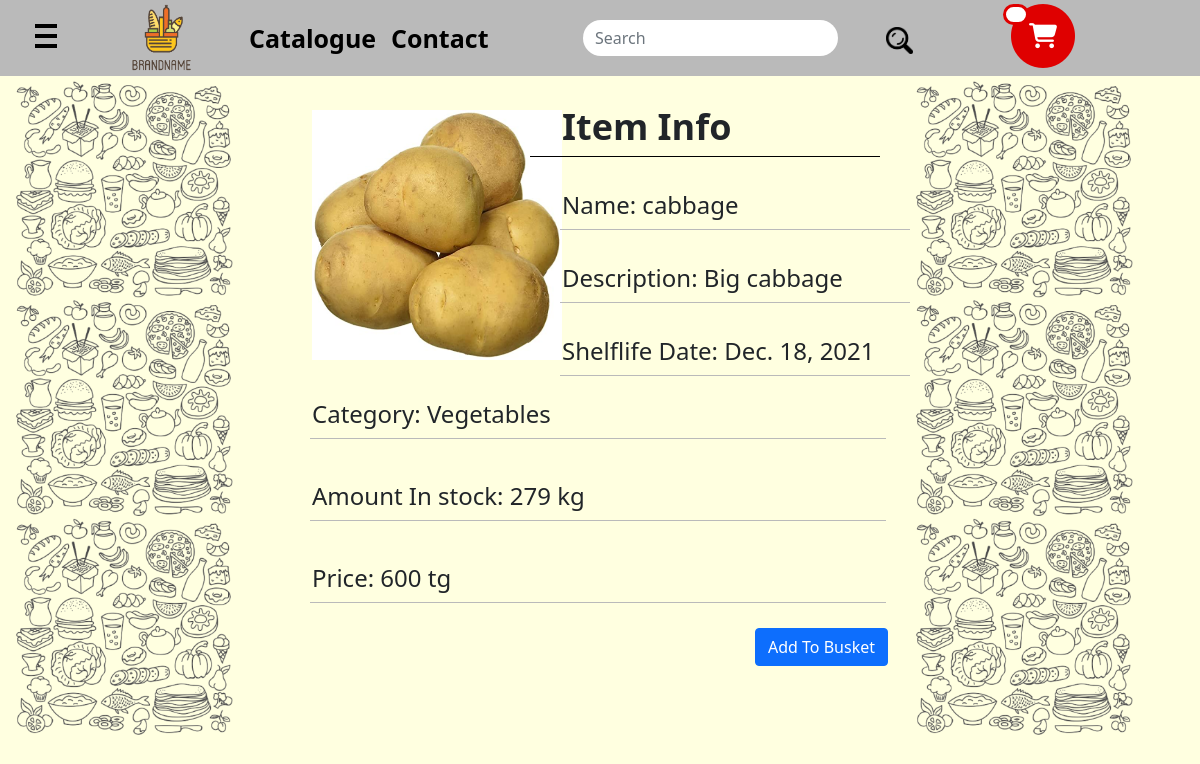
/item/8, run on the app's committed database.
### market/models.py (models this page shows, shortened)
class Item(models.Model):
    image = models.ImageField(upload_to="item_image")
    name = models.CharField("item_name", max_length=255)
    description = models.CharField(max_length=500)
    added_date = models.DateTimeField("added_date", default=now)
    shelflife_date = models.DateField("shelflife_date", default=now)
    amount_in_stock = models.IntegerField(name="amount_in_stock", default=0)
    price = models.IntegerField(name="price", default=0)
    measure = models.CharField("measure", max_length=100, blank=True)
    category = models.ForeignKey(Category, on_delete=models.CASCADE)
    class Meta:
        verbose_name = "Item"
        verbose_name_plural = "Items"

class Category(models.Model):
    name = models.CharField("category_name", max_length=100)
    image = models.ImageField(upload_to="category_image", blank=True)
    class Meta:
        verbose_name = "Category"
        verbose_name_plural = "Categories"

### market/views.py (the view)
# urls.py: path('item/<item_id>', views.item_info, name='item_info'),
def item_info(request, item_id):
    return render(request, 'market/item_page.html', {'item': Item.objects.get(id=item_id)})

### market/templates/market/item_page.html (shortened to what this page needs)
{% extends 'market/base.html' %}
{% load static %}
{% block content %}
    <div class="row">
        <div class="col-3">
            <img style="padding: 0px; width: 80%; margin-top: 80px" src="{% static 'market/images/side_background.png' %}">
        </div>
        <div class="col-6">
            <div class="row">
                <div class="col-5">
                    <img class="profile_photo" src="{{item.image.url}}" style="width:250px; height:250px; margin-top: 120px;">
                </div>
                <div class="col-7">
                    <div class="row" style="margin-top: 0">
                        <h3>Item Info</h3>
                    </div>
                    <div class="row" style="margin-top: 0">
                        <div style="height: 1px; width: 500px; background-color: black; margin-left: -20px"></div>
                    </div>
                    <div class="row">
                        <p>Name: <output name="surname">{{item.name}}</output></p>
                    </div>
                    <div class="row">
                        <div style="height: 1px; width: 400px; background-color: #BABABA; margin-left: 10px"></div>
                    </div>
                    <div class="row">
                        <p>Description: <output name="surname">{{item.description}}</output></p>
                    </div>
                    <div class="row">
                        <div style="height: 1px; width: 400px; background-color: #BABABA; margin-left: 10px"></div>
                    </div>
                    <div class="row">
                        <p>Shelflife Date: <output name="surname">{{item.shelflife_date}}</output></p>
                    </div>
                    <div class="row">
                        <div style="height: 1px; width: 400px; background-color: #BABABA; margin-left: 10px"></div>
                    </div>
                </div>
            </div>
            <div class="row">
                <div class="row">
                    <p>Category: <output name="surname">{{item.category.name}}</output></p>
                </div>
                <div class="row">
                    <div style="height: 1px; width: 715px; background-color: #BABABA; margin-left: 10px"></div>
                </div>
                <div class="row">
                    <p>Amount In stock: <output name="surname">{{item.amount_in_stock}} {{item.measure}}</output></p>
                </div>
                <div class="row">
                    <div style="height: 1px; width: 715px; background-color: #BABABA; margin-left: 10px"></div>
                </div>
                <div class="row">
                    <p>Price: <output name="surname">{{item.price}} tg</output></p>
                </div>
                <div class="row">
                    <div style="height: 1px; width: 715px; background-color: #BABABA; margin-left: 10px"></div>
                </div>
            </div>
            <div style="display: flex; justify-content: flex-end">
                <form method="POST" action="{% url 'add_to_basket' item.id %}">
                    <button class="btn btn-primary mt-3" type="submit">Add To Busket</button>
                </form>
            </div>
        </div>
        <div class="col-3">
            <img style="padding: 0px; width: 80%; margin-left: 0; margin-top: 80px" src="{% static 'market/images/side_background.png' %}">
        </div>
    </div>
{% endblock %}

### market/static/market/css/style.css (style rules this page uses)
body { margin: 0; background-color: #FFFFE0; }
.profile_photo { height: 342px; width: 320px; }
.row h3 { margin-top: 115px; font-size: 36px; font-weight: bold; }
.row p { margin-top: 40px; font-size: 24px; }
.col-7 .row { padding-top: 0; margin-top: -10px; }
.col-6 .row { padding-top: 0; margin-top: -10px; }
.btn { outline: none; }

### data on the page
Item: image (picture), name "cabbage", description "Big cabbage", shelflife_date "Dec. 18, 2021", category.name "Vegetables", amount_in_stock "279", measure "kg", price "600"
